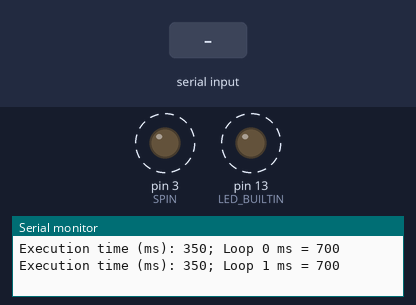
The sketch below on a simulated Arduino Uno, built with avr-gcc and run on an emulated ATmega328P. Shown: output pins drawn as LEDs (lit = HIGH), the last lines printed to the serial monitor. Dashed ring = blinking. The test bench sets the inputs (shaded band).

Above: at 1.22 s.
1.8 s: "90,45\n" received over Serial
4.8 s: byte 10 ('\n') received over Serial
At 5.5 s:
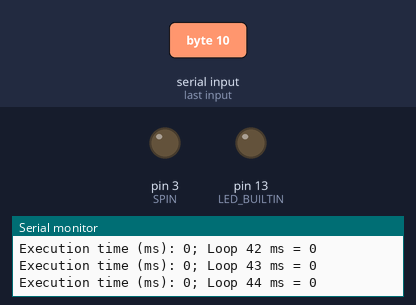
10.8 s: "90\n" received over Serial
At 11.11 s:
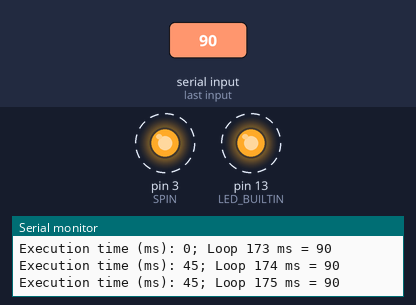
Timing chart, 0 to 14.8 s (numbered marks = the images above; inputs shaded):
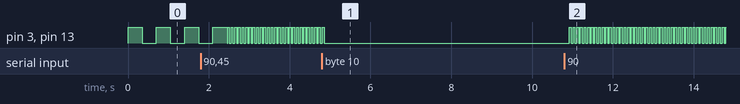

Measured:
- after the input at 4.8 s, pin 3 (SPIN), pin 13 (LED_BUILTIN): goes on until 4.9 s, then stays LOW
- after the input at 10.8 s, pin 3 (SPIN), pin 13 (LED_BUILTIN): alternates HIGH for 0.05 s and LOW for 0.05 s, starting after 0.13 s

The sketch:

sr2020v1.ino
```cpp
#define SPIN 3


String inputString = "";         // a String to hold incoming data
bool stringComplete = false;  // whether the string is complete

#define NB 4    //Number of beats
#define PERIOD 1200 //might be better if this is a power of 2!
int beats[NB];
int len[] = {1,5,10,50};
int bidx=0;
int bb;


void setup() {
  pinMode(SPIN,OUTPUT);
  pinMode(LED_BUILTIN, OUTPUT);
  Serial.begin(9600);
  for( bb=0;bb<NB;bb++){
    beats[bb]=0;
  }
}


long it = 0;
long ms=700;
char ibuffer[200];


float bpm2millis = 1000/60;

void loop() {

  long m2,m1=millis();//micros();

  // put your main code here, to run repeatedly:
  digitalWrite(SPIN,HIGH);
  digitalWrite(LED_BUILTIN,HIGH);

  //Pause for half the beat
  do{
    m2 = millis();//micros();
  }while((m2-m1)< (ms*0.5));

  digitalWrite(SPIN,LOW);
  digitalWrite(LED_BUILTIN,LOW);
  //delay(ms-1);


//  digitalWrite(SPIN,HIGH);
//  digitalWrite(LED_BUILTIN,HIGH);
//  //Need to experiment with how long a pin needs to be high to get a full latch
//  delay(3);
//
//  digitalWrite(SPIN,LOW);
//  digitalWrite(LED_BUILTIN,LOW);
//  delay(ms/2);

//  for(int cc=0;cc<NB;cc++){
//    if(beats[cc]){
//
//    }
//  }

  if (stringComplete) {
    Serial.println("Hello from stringComplete");
    Serial.println(inputString);
    inputString.toCharArray(ibuffer,200);
    ms= atol(ibuffer);
    beats[bb++] = ms;
    // clear the string:
    inputString = "";
    stringComplete = false;
  }

  Serial.print("Execution time (ms): ");Serial.print((m2-m1),DEC);
  Serial.print("; Loop ");Serial.print(it++,DEC);Serial.print(" ms = ");Serial.print(ms,DEC);Serial.println("");


  //Pause for half the beat
  do{
    m2 = millis();//micros();
  }while((m2-m1)<ms);

}


/* https://www.arduino.cc/en/Tutorial/SerialEvent
  SerialEvent occurs whenever a new data comes in the hardware serial RX. This
  routine is run between each time loop() runs, so using delay inside loop can
  delay response. Multiple bytes of data may be available.

  Note - you need to select 'newline' from the menu at the bottom of serial monitor for this to work.
*/
void serialEvent() {
  while (Serial.available()) {
    // get the new byte:

    char inChar = (char)Serial.read();
    //Serial.println(String(inChar));
    // add it to the inputString:
    inputString += inChar;
    if (inChar == '\n') {
      stringComplete = true;
    }
  }
}
```
